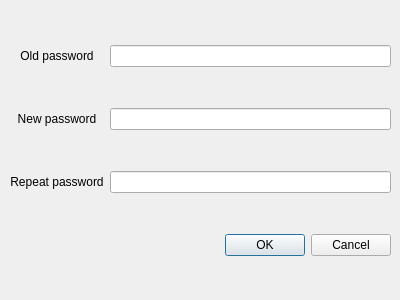
<?xml version="1.0" encoding="UTF-8"?>
<ui version="4.0">
 <class>UserPassDialog</class>
 <widget class="QDialog" name="UserPassDialog">
  <property name="geometry">
   <rect>
    <x>0</x>
    <y>0</y>
    <width>400</width>
    <height>300</height>
   </rect>
  </property>
  <property name="windowTitle">
   <string>QtSSB - Password change</string>
  </property>
  <widget class="QWidget" name="gridLayoutWidget">
   <property name="geometry">
    <rect>
     <x>10</x>
     <y>10</y>
     <width>381</width>
     <height>281</height>
    </rect>
   </property>
   <layout class="QGridLayout" name="gridLayout">
    <item row="1" column="0">
     <widget class="QLabel" name="label_2">
      <property name="text">
       <string>New password</string>
      </property>
      <property name="alignment">
       <set>Qt::AlignCenter</set>
      </property>
      <property name="margin">
       <number>15</number>
      </property>
     </widget>
    </item>
    <item row="2" column="0">
     <widget class="QLabel" name="label_3">
      <property name="text">
       <string>Repeat password</string>
      </property>
      <property name="alignment">
       <set>Qt::AlignCenter</set>
      </property>
      <property name="margin">
       <number>15</number>
      </property>
     </widget>
    </item>
    <item row="0" column="0">
     <widget class="QLabel" name="label">
      <property name="text">
       <string>Old password</string>
      </property>
      <property name="alignment">
       <set>Qt::AlignCenter</set>
      </property>
      <property name="margin">
       <number>15</number>
      </property>
     </widget>
    </item>
    <item row="0" column="1">
     <widget class="QLineEdit" name="oldpass">
      <property name="echoMode">
       <enum>QLineEdit::Password</enum>
      </property>
      <property name="alignment">
       <set>Qt::AlignCenter</set>
      </property>
     </widget>
    </item>
    <item row="1" column="1">
     <widget class="QLineEdit" name="newpass">
      <property name="echoMode">
       <enum>QLineEdit::Password</enum>
      </property>
      <property name="alignment">
       <set>Qt::AlignCenter</set>
      </property>
     </widget>
    </item>
    <item row="2" column="1">
     <widget class="QLineEdit" name="repeatpass">
      <property name="echoMode">
       <enum>QLineEdit::Password</enum>
      </property>
      <property name="alignment">
       <set>Qt::AlignCenter</set>
      </property>
     </widget>
    </item>
    <item row="3" column="0" colspan="2">
     <widget class="QDialogButtonBox" name="buttonBox">
      <property name="orientation">
       <enum>Qt::Horizontal</enum>
      </property>
      <property name="standardButtons">
       <set>QDialogButtonBox::Cancel|QDialogButtonBox::Ok</set>
      </property>
     </widget>
    </item>
   </layout>
  </widget>
 </widget>
 <resources/>
 <connections>
  <connection>
   <sender>buttonBox</sender>
   <signal>accepted()</signal>
   <receiver>UserPassDialog</receiver>
   <slot>accept()</slot>
   <hints>
    <hint type="sourcelabel">
     <x>248</x>
     <y>254</y>
    </hint>
    <hint type="destinationlabel">
     <x>157</x>
     <y>274</y>
    </hint>
   </hints>
  </connection>
  <connection>
   <sender>buttonBox</sender>
   <signal>rejected()</signal>
   <receiver>UserPassDialog</receiver>
   <slot>reject()</slot>
   <hints>
    <hint type="sourcelabel">
     <x>316</x>
     <y>260</y>
    </hint>
    <hint type="destinationlabel">
     <x>286</x>
     <y>274</y>
    </hint>
   </hints>
  </connection>
 </connections>
</ui>
